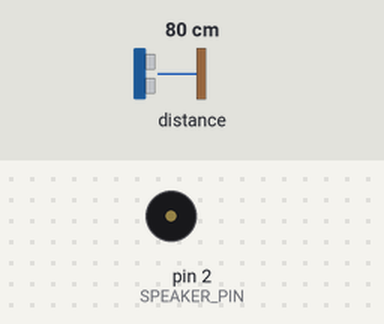
Bench run of a sketch on a simulated Arduino Uno, built with avr-gcc and run on an emulated ATmega328P. On the bench: buzzer (waves = sounding). Wiring (inferred from the names in the program): ultrasonic range finder: trigger pin 1; echo pin 0. Inputs (shaded band) come from the test bench; at power-on: distance to the obstacle 80 cm. The echo pulse lasts 58.3 µs per cm.

Above: at 1.2 s.
1.3 s: distance to the obstacle set to 12 cm
2.9 s: distance to the obstacle set to 9 cm
At 3.7 s:
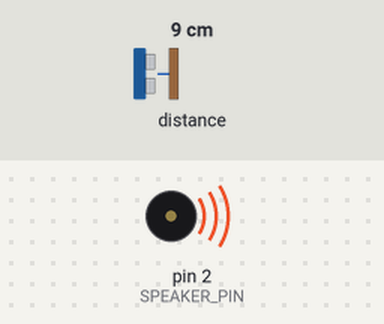
5.9 s: distance to the obstacle set to 18 cm
At 6.7 s:
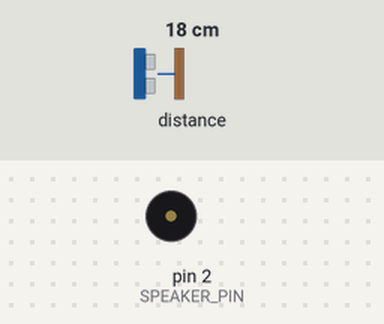
7.4 s: distance to the obstacle set to 2 cm
At 8.4 s:
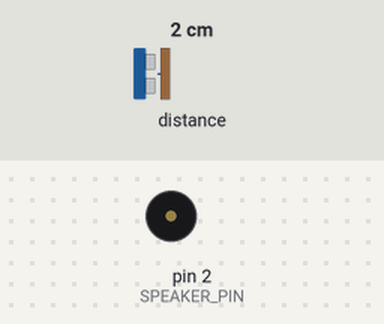
Timing chart, 0 to 11.4 s (numbered marks = the images above; inputs shaded):
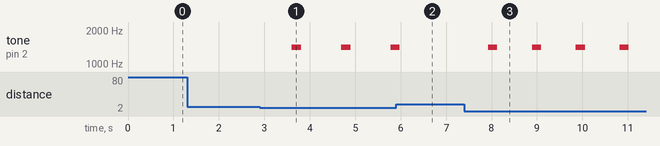

Measured:
- the behaviour switches between 11 and 10 cm on distance to the obstacle (found by bisection; images 0 and 1)
- after the input at 1.3 s, every drawn part: stays the same
- after the input at 2.9 s, tone on pin 2 (SPEAKER_PIN): alternates 1404 Hz for 0.20 s and silent for 0.89 s, starting after 0.71 s
- after the input at 5.9 s, tone on pin 2 (SPEAKER_PIN): goes on until 6.0 s, then stays silent
- after the input at 7.4 s, tone on pin 2 (SPEAKER_PIN): alternates 1404 Hz for 0.20 s and silent for 0.77 s, starting after 0.53 s

The sketch:

combine_digi_sonar_speaker_final.ino
```cpp
#include <NewPing.h> //Iclud Arduino Pin Library

#define TRIGGER_PIN 1 //HCR04 Trigger set to pin 3
#define ECHO_PIN 0 // HCR04 Echo set to Pin 5
#define SPEAKER_PIN 2 // HCR04 Echo set to Pin 5
#define LED_PIN 1 // onboard led

#define DISTANCE 60 // Distance value

NewPing sonar(TRIGGER_PIN, SPEAKER_PIN, DISTANCE);

void setup() {
    pinMode(SPEAKER_PIN, OUTPUT);
    //trigger pin
    pinMode(LED_PIN, OUTPUT);
    //trigger pin

    //echo pin
    pinMode(ECHO_PIN, INPUT);
    //P0, P1, and P4 are capable of hardware PWM (analogWrite).
    //0 is P0, 1 is P1, 4 is P4 - unlike the analog inputs,
                        //for analog (PWM) outputs the pin number matches the port number.
    pinMode(TRIGGER_PIN, OUTPUT);

    // Clears the trigPin
    digitalWrite(TRIGGER_PIN, LOW);
    delayMicroseconds(2);

}

void tone_gg(int speaker, int freq){

    int i = 0;
    for(i = 0;i<255 ;i++){
      digitalWrite(speaker, HIGH);   // sets the pin on
      delayMicroseconds(1000000/freq);        // pauses for 50 microseconds
      digitalWrite(speaker, LOW);    // sets the pin off
      delayMicroseconds(1000000/freq);        // pauses for 50 microseconds
      //delayMicroseconds(50);        // pauses for 50 microseconds
    }


}

long duration;
int distance;
//
int timer;


void loop() {
  timer = 300;
  int timy = 0;
  while(1){

    //1000 works
    //200 works
    //50 works
    //delay(ms)
    delay(1);
    digitalWrite(TRIGGER_PIN, HIGH);
    //delay(ms)
    delay(1);
    digitalWrite(TRIGGER_PIN, LOW);

    // Reads the echoPin, returns the sound wave travel time in microseconds
    duration = pulseIn(ECHO_PIN, HIGH);
    // Calculating the distance
    distance= duration*0.034/2;

    if(timy == timer){
      if(distance<10){
        tone_gg(SPEAKER_PIN, 3000);
      }
      timy = 0;
    }

    timy++;
  }
}
```
